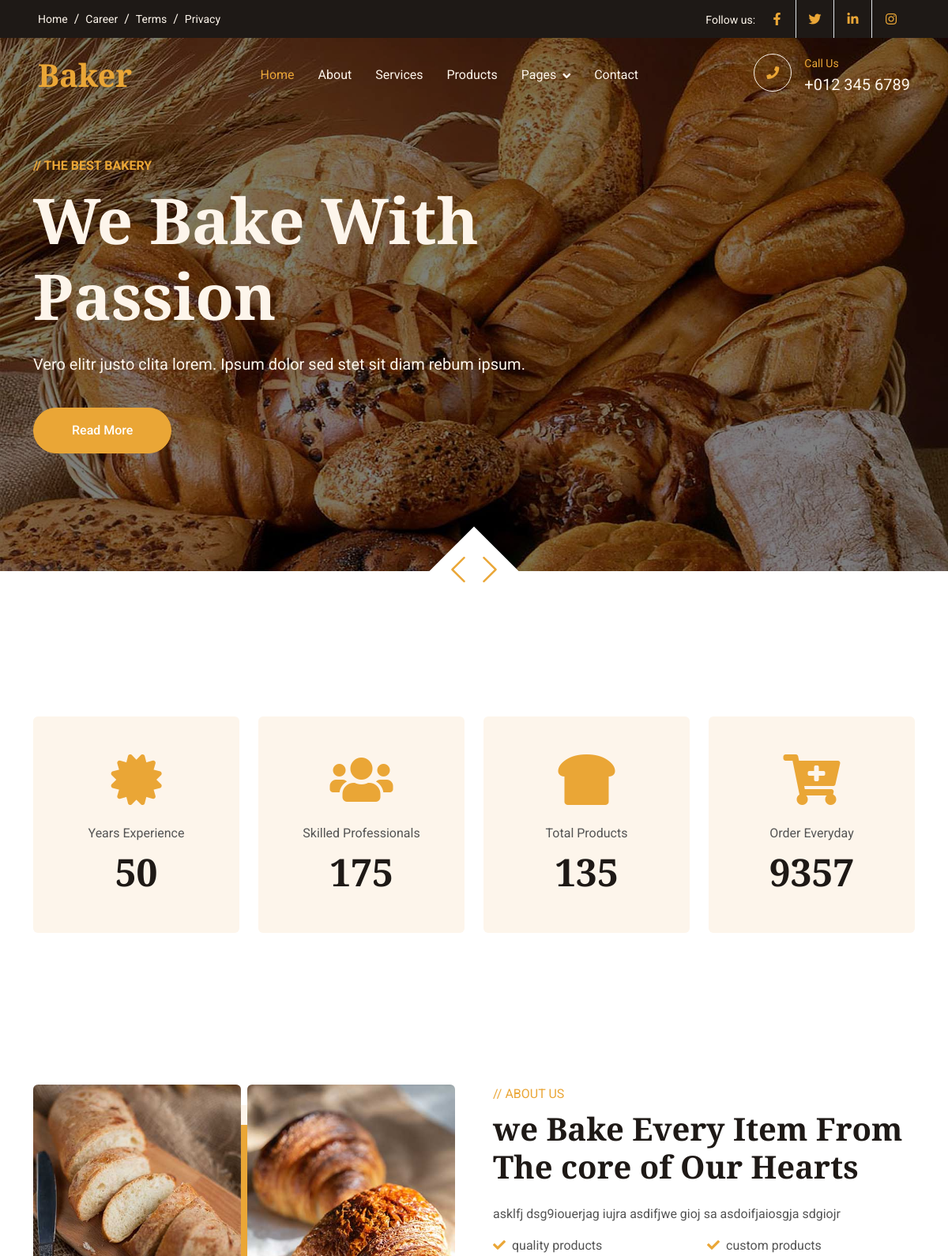
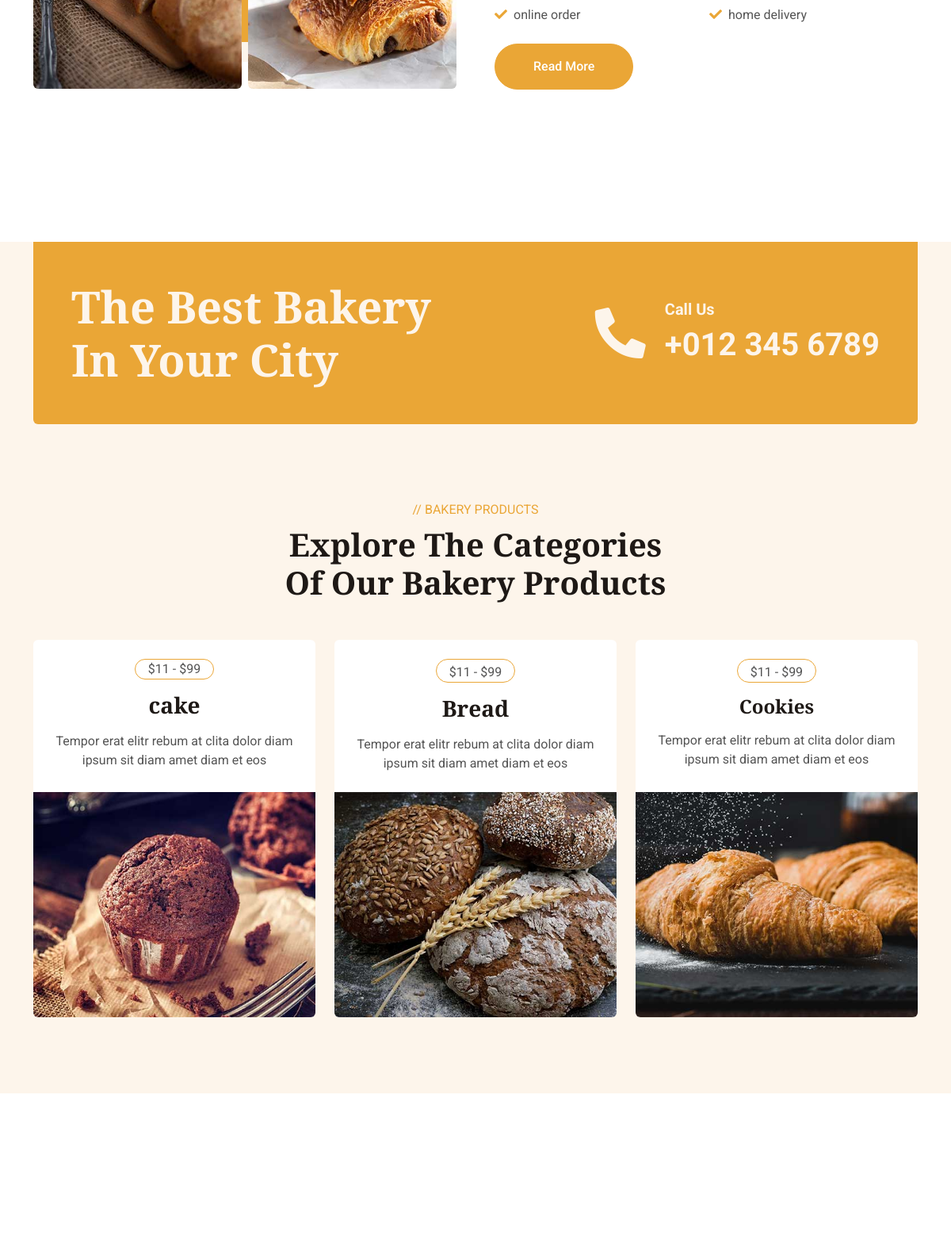
The page / (upper part) on the database its author committed (2 pictures, top to bottom).
### ourservice/models.py (models this page shows)
class About_d(models.Model):
    About_d_title=models.CharField(max_length=200)
    About_d_description=models.TextField()
    feature_1 = models.CharField(max_length=100, blank=True, null=True)
    feature_2 = models.CharField(max_length=100, blank=True, null=True)
    feature_3 = models.CharField(max_length=100, blank=True, null=True)
    feature_4 = models.CharField(max_length=100, blank=True, null=True)
    About_d_img1=models.FileField(upload_to='About',max_length=250, null=True, default=None)
    About_d_img2=models.FileField(upload_to='About',max_length=250, null=True, default=None)

### piyush_bakery/views.py (the view)
# urls.py: path('', views.HomePage, name='home'),
def HomePage(request):
    about_details = About_d.objects.all()
    product_details = Product_d.objects.all()
    team_details = Team_d.objects.all()
    review_details = Review_d.objects.all()
    data={
        'about_details': about_details,
        'product_details': product_details,
        'team_details': team_details,
        'review_details': review_details,
    }
    return render(request,'index.html',data)

### templates/index.html (shortened to what this page needs)
<!DOCTYPE html>
<html lang="en">
<head>
    <link href="https://cdnjs.cloudflare.com/ajax/libs/font-awesome/5.10.0/css/all.min.css" rel="stylesheet">
    <link href="https://cdn.jsdelivr.net/npm/bootstrap-icons@1.4.1/font/bootstrap-icons.css" rel="stylesheet">
    <link href=" /static/lib/animate/animate.min.css" rel="stylesheet">
    <link href=" /static/lib/owlcarousel/assets/owl.carousel.min.css" rel="stylesheet">
    <link href=" /static/css/bootstrap.min.css" rel="stylesheet">
    <link href=" /static/css/style.css" rel="stylesheet">
</head>
<body>
    <div class="container-fluid top-bar bg-dark text-light px-0 wow fadeIn" data-wow-delay="0.1s">
        <div class="row gx-0 align-items-center d-none d-lg-flex">
            <div class="col-lg-6 px-5 text-start">
                <ol class="breadcrumb mb-0">
                    <li class="breadcrumb-item"><a class="small text-light" href="#">Home</a></li>
                    <li class="breadcrumb-item"><a class="small text-light" href="#">Career</a></li>
                    <li class="breadcrumb-item"><a class="small text-light" href="#">Terms</a></li>
                    <li class="breadcrumb-item"><a class="small text-light" href="#">Privacy</a></li>
                </ol>
            </div>
            <div class="col-lg-6 px-5 text-end">
                <small>Follow us:</small>
                <div class="h-100 d-inline-flex align-items-center">
                    <a class="btn-lg-square text-primary border-end rounded-0" href=""><i class="fab fa-facebook-f"></i></a>
                    <a class="btn-lg-square text-primary border-end rounded-0" href=""><i class="fab fa-twitter"></i></a>
                    <a class="btn-lg-square text-primary border-end rounded-0" href=""><i class="fab fa-linkedin-in"></i></a>
                    <a class="btn-lg-square text-primary pe-0" href=""><i class="fab fa-instagram"></i></a>
                </div>
            </div>
        </div>
    </div>
    <nav class="navbar navbar-expand-lg navbar-dark fixed-top py-lg-0 px-lg-5 wow fadeIn" data-wow-delay="0.1s">
        <a href="index.html" class="navbar-brand ms-4 ms-lg-0">
            <h1 class="text-primary m-0">Baker</h1>
        </a>
        <div class="collapse navbar-collapse" id="navbarCollapse">
            <div class="navbar-nav mx-auto p-4 p-lg-0">
              <a href="{% url 'home' %}" class="nav-item nav-link active">Home</a>
<a href="{% url 'about' %}" class="nav-item nav-link">About</a>
<a href="{% url 'service' %}" class="nav-item nav-link">Services</a>
<a href="{% url 'product' %}" class="nav-item nav-link">Products</a>
                <div class="nav-item dropdown">
                    <a href="#" class="nav-link dropdown-toggle" data-bs-toggle="dropdown">Pages</a>
                </div>
                <a href="{% url 'contact' %}" class="nav-item nav-link">Contact</a>
            </div>
            <div class=" d-none d-lg-flex">
                <div class="flex-shrink-0 btn-lg-square border border-light rounded-circle">
                    <i class="fa fa-phone text-primary"></i>
                </div>
                <div class="ps-3">
                    <small class="text-primary mb-0">Call Us</small>
                    <p class="text-light fs-5 mb-0">+012 345 6789</p>
                </div>
            </div>
        </div>
    </nav>
    <div class="container-fluid p-0 pb-5 wow fadeIn" data-wow-delay="0.1s">
        <div class="owl-carousel header-carousel position-relative">
            <div class="owl-carousel-item position-relative">
                <img class="img-fluid" src=" /media/img/carousel-1.jpg" alt="">
                <div class="owl-carousel-inner">
                    <div class="container">
                        <div class="row justify-content-start">
                            <div class="col-lg-8">
                                <p class="text-primary text-uppercase fw-bold mb-2">// The Best Bakery</p>
                                <h1 class="display-1 text-light mb-4 animated slideInDown">We Bake With Passion</h1>
                                <p class="text-light fs-5 mb-4 pb-3">Vero elitr justo clita lorem. Ipsum dolor sed stet sit diam rebum ipsum.</p>
                                <a href="" class="btn btn-primary rounded-pill py-3 px-5">Read More</a>
                            </div>
                        </div>
                    </div>
                </div>
            </div>
        </div>
    </div>
    <div class="container-xxl py-6">
        <div class="container">
            <div class="row g-4">
                <div class="col-lg-3 col-md-6 wow fadeIn" data-wow-delay="0.1s">
                    <div class="fact-item bg-light rounded text-center h-100 p-5">
                        <i class="fa fa-certificate fa-4x text-primary mb-4"></i>
                        <p class="mb-2">Years Experience</p>
                        <h1 class="display-5 mb-0" data-toggle="counter-up">50</h1>
                    </div>
                </div>
                <div class="col-lg-3 col-md-6 wow fadeIn" data-wow-delay="0.3s">
                    <div class="fact-item bg-light rounded text-center h-100 p-5">
                        <i class="fa fa-users fa-4x text-primary mb-4"></i>
                        <p class="mb-2">Skilled Professionals</p>
                        <h1 class="display-5 mb-0" data-toggle="counter-up">175</h1>
                    </div>
                </div>
                <div class="col-lg-3 col-md-6 wow fadeIn" data-wow-delay="0.5s">
                    <div class="fact-item bg-light rounded text-center h-100 p-5">
                        <i class="fa fa-bread-slice fa-4x text-primary mb-4"></i>
                        <p class="mb-2">Total Products</p>
                        <h1 class="display-5 mb-0" data-toggle="counter-up">135</h1>
                    </div>
                </div>
                <div class="col-lg-3 col-md-6 wow fadeIn" data-wow-delay="0.7s">
                    <div class="fact-item bg-light rounded text-center h-100 p-5">
                        <i class="fa fa-cart-plus fa-4x text-primary mb-4"></i>
                        <p class="mb-2">Order Everyday</p>
                        <h1 class="display-5 mb-0" data-toggle="counter-up">9357</h1>
                    </div>
                </div>
            </div>
        </div>
    </div>
{% for about in about_details %}
<div class="container-xxl py-6">
    <div class="container">
        <div class="row g-5 align-items-center">
            <div class="col-lg-6 wow fadeInUp" data-wow-delay="0.1s">
                <div class="row img-twice position-relative g-2">
                    <div class="col-6">
                        <img class="img-fluid rounded" src="{{ about.About_d_img1.url }}" alt="">
                    </div>
                    <div class="col-6">
                        <img class="img-fluid rounded" src="{{ about.About_d_img2.url }}" alt="">
                    </div>
                </div>
            </div>
            <div class="col-lg-6 wow fadeInUp" data-wow-delay="0.5s">
                <div class="h-100">
                    <p class="text-primary text-uppercase mb-2">// About Us</p>
                    <h1 class="display-6 mb-4">{{ about.About_d_title }}</h1>
                    <p>{{ about.About_d_description}}</p>
                    <div class="row g-2 mb-4">
                        <div class="col-sm-6">
                            <i class="fa fa-check text-primary me-2"></i>{{ about.feature_1 }}
                        </div>
                        <div class="col-sm-6">
                            <i class="fa fa-check text-primary me-2"></i>{{ about.feature_2 }}
                        </div>
                        <div class="col-sm-6">
                            <i class="fa fa-check text-primary me-2"></i>{{ about.feature_3 }}
                        </div>
                        <div class="col-sm-6">
                            <i class="fa fa-check text-primary me-2"></i>{{ about.feature_4 }}
                        </div>
                    </div>
                    <a class="btn btn-primary rounded-pill py-3 px-5" href="">Read More</a>
                </div>
            </div>
        </div>
    </div>
</div>
{% endfor %}
    <div class="container-xxl bg-light my-6 py-6 pt-0">
        <div class="container">
            <div class="bg-primary text-light rounded-bottom p-5 my-6 mt-0 wow fadeInUp" data-wow-delay="0.1s">
                <div class="row g-4 align-items-center">
                    <div class="col-lg-6">
                        <h1 class="display-4 text-light mb-0">The Best Bakery In Your City</h1>
                    </div>
                    <div class="col-lg-6 text-lg-end">
                        <div class="d-inline-flex align-items-center text-start">
                            <i class="fa fa-phone-alt fa-4x flex-shrink-0"></i>
                            <div class="ms-4">
                                <p class="fs-5 fw-bold mb-0">Call Us</p>
                                <p class="fs-1 fw-bold mb-0">+012 345 6789</p>
                            </div>
                        </div>
                    </div>
                </div>
            </div>
            <div class="text-center mx-auto mb-5 wow fadeInUp" data-wow-delay="0.1s" style="max-width: 500px;">
                <p class="text-primary text-uppercase mb-2">// Bakery Products</p>
                <h1 class="display-6 mb-4">Explore The Categories Of Our Bakery Products</h1>
            </div>
            <div class="row g-4">
              {% if product_details %}
                {% for product in product_details %}
                <div class="col-lg-4 col-md-6 wow fadeInUp" data-wow-delay="0.1s">
                    <div class="product-item d-flex flex-column bg-white rounded overflow-hidden h-100">
                        <div class="text-center p-4">
                            <div class="d-inline-block border border-primary rounded-pill px-3 mb-3">{{product.Product_d_price}}</div>
                            <h3 class="mb-3">{{product.Product_d_name}}</h3>
                            <span>{{product.Product_d_description}}</span>
                        </div>
                        <div class="position-relative mt-auto">
                            <img class="img-fluid" src="{{product.Product_d_img.url}}" alt="">
                            <div class="product-overlay">
                                <a class="btn btn-lg-square btn-outline-light rounded-circle" href=""><i class="fa fa-eye text-primary"></i></a>
                            </div>
                        </div>
                    </div>
                </div>
                {% endfor %}
                {% else %}
                   <div class="col-lg-4 col-md-6 wow fadeInUp" data-wow-delay="0.1s">
                    <div class="product-item d-flex flex-column bg-white rounded overflow-hidden h-100">
                        <div class="text-center p-4">
                            <div class="d-inline-block border border-primary rounded-pill px-3 mb-3">$11 - $99</div>
                            <h3 class="mb-3">cake</h3>
                            <span>Tempor erat elitr rebum at clita dolor diam ipsum sit diam amet diam et eos</span>
                        </div>
                        <div class="position-relative mt-auto">
                            <img class="img-fluid" src=" /media/img/product-1.jpg" alt="">
                        </div>
                    </div>
                </div>
                <div class="col-lg-4 col-md-6 wow fadeInUp" data-wow-delay="0.3s">
                    <div class="product-item d-flex flex-column bg-white rounded overflow-hidden h-100">
                        <div class="text-center p-4">
                            <div class="d-inline-block border border-primary rounded-pill pt-1 px-3 mb-3">$11 - $99</div>
                            <h3 class="mb-3">Bread</h3>
                            <span>Tempor erat elitr rebum at clita dolor diam ipsum sit diam amet diam et eos</span>
                        </div>
                        <div class="position-relative mt-auto">
                            <img class="img-fluid" src=" /media/img/product-2.jpg" alt="">
                        </div>
                    </div>
                </div>
                <div class="col-lg-4 col-md-6 wow fadeInUp" data-wow-delay="0.5s">
                    <div class="product-item d-flex flex-column bg-white rounded overflow-hidden h-100">
                        <div class="text-center p-4">
                            <div class="d-inline-block border border-primary rounded-pill pt-1 px-3 mb-3">$11 - $99</div>
                            <h4 class="mb-3">Cookies</h4>
                            <span>Tempor erat elitr rebum at clita dolor diam ipsum sit diam amet diam et eos</span>
                        </div>
                        <div class="position-relative mt-auto">
                            <img class="img-fluid" src=" /media/img/product-3.jpg" alt="">
                        </div>
                    </div>
                </div>
                {% endif %}
            </div>
        </div>
    </div>
    <div class="container-xxl py-6">
        <div class="container">
            <div class="row g-5">
            </div>
        </div>
    </div>
</body>
</html>

### static/css/style.css (style rules this page uses)
:root { --primary: #EAA636; --secondary: #545454; --light: #FDF5EB; --dark: #1E1916; }
h4, h5, h6, .h4, .h5, .h6 { font-weight: 600 !important; }
.py-6 { padding-top: 6rem; padding-bottom: 6rem; }
.my-6 { margin-top: 6rem; margin-bottom: 6rem; }
.btn { font-weight: 500; transition: .5s; }
.btn.btn-primary { color: #FFFFFF; }
.btn-lg-square { width: 48px; height: 48px; }
.btn-square, .btn-sm-square, .btn-lg-square { padding: 0; display: flex; align-items: center; justify-content: center; font-weight: normal; }
.navbar .dropdown-toggle::after { border: none; content: "\f107"; font-family: "Font Awesome 5 Free"; font-weight: 900; vertical-align: middle; margin-left: 8px; }
.navbar .navbar-nav .nav-link { padding: 35px 15px; color: var(--light); outline: none; }
.navbar .navbar-nav .nav-link:hover, .navbar .navbar-nav .nav-link.active { color: var(--primary); }
.navbar.fixed-top { transition: .5s; }
.header-carousel .owl-carousel-inner { position: absolute; width: 100%; height: 100%; top: 0; left: 0; display: flex; align-items: center; background: rgba(0, 0, 0, .5); }
.breadcrumb-item+.breadcrumb-item::before { color: var(--light); }
.fact-item { transition: .5s; }
.img-twice::before { position: absolute; content: ""; width: 60%; height: 80%; top: 10%; left: 20%; background: var(--primary); border: 25px solid var(--light); border-radius: 6px; z-index: -1; }
.product-item { transition: .5s; }

### rows shown on the page
About_d: About_d_img1 (picture), About_d_img2 (picture), About_d_title "we Bake Every Item From The core of Our Hearts", About_d_description "asklfj dsg9iouerjag iujra asdifjwe gioj sa asdoifjaiosgja sdgiojr", feature_1 "quality products", feature_2 "custom products", feature_3 "online order", feature_4 "home delivery"
